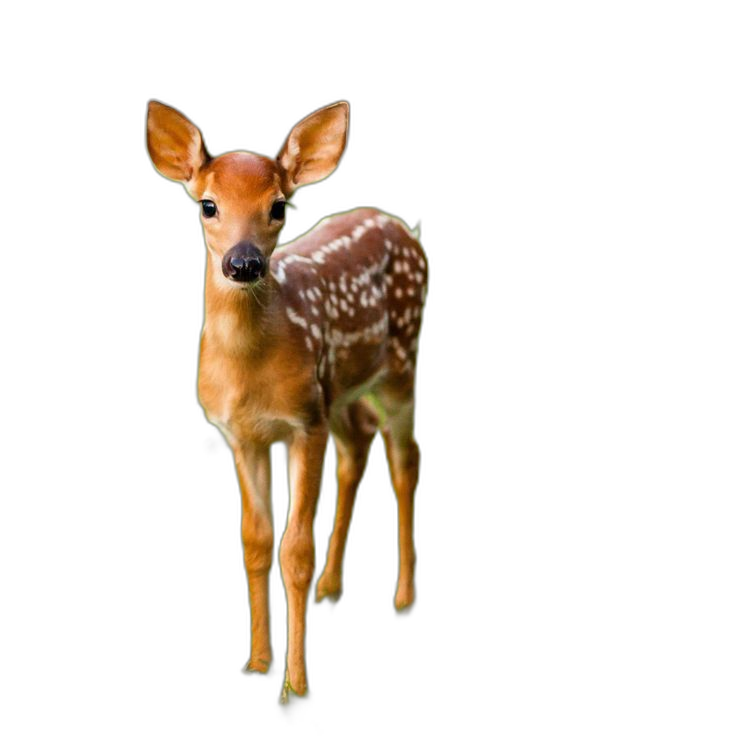
#> input picture images/delete_output.png, 736 x 736 px, found by its file name
$ python add_a_background.py
#> lines starting #> are read from the running program, lines starting #| are printed output that depends on the picture
from PIL import Image

try:
    # Пути к файлам
    transparent_image_path = "images\\delete_output.png"  # изображение с прозрачным фоном
    background_path = "images\\bb723d5d7de17a7e5952d79d57f26455.jpg"  # новый фон
    output_path = "images\\add_output.png"  # путь для сохранения результата

    # Открытие изображения с прозрачным фоном
    transparent_image = Image.open(transparent_image_path)
#> transparent_image is the input picture: PIL image 736x736 RGBA; mean R, G, B, A 22.9, 16, 8.7, 38.2

    # Открытие нового фона
    background_image = Image.open(background_path)
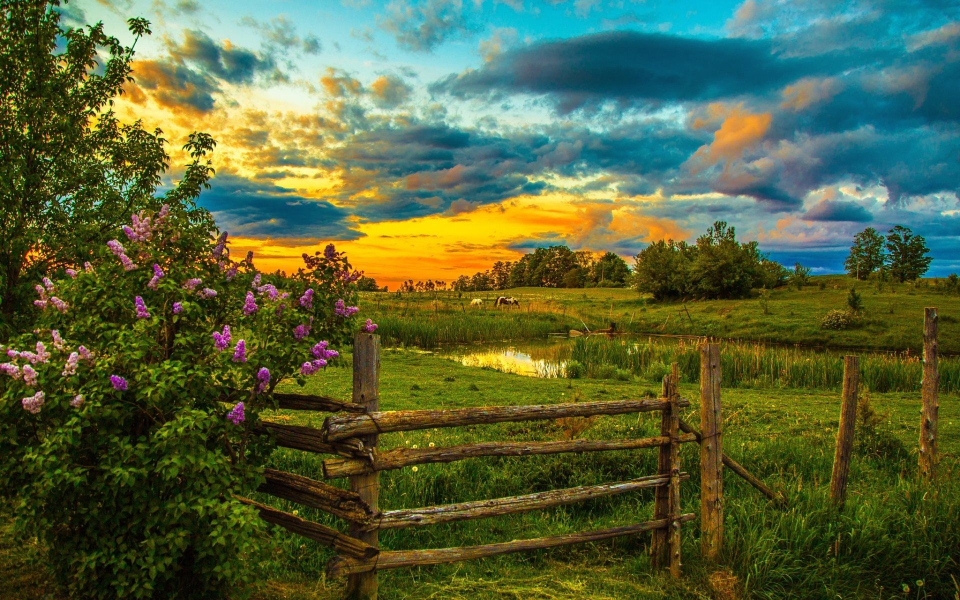
#> input picture images/bb723d5d7de17a7e5952d79d57f26455.jpg, 1920 x 1200 px, found by its file name (shown at 1/2 size)
#> background_image is the input picture: PIL image 1920x1200 RGB; mean R, G, B 85.4, 98.7, 59.4

    # Приведение фона к размеру изображения с прозрачным фоном
    background_image = background_image.resize(transparent_image.size)
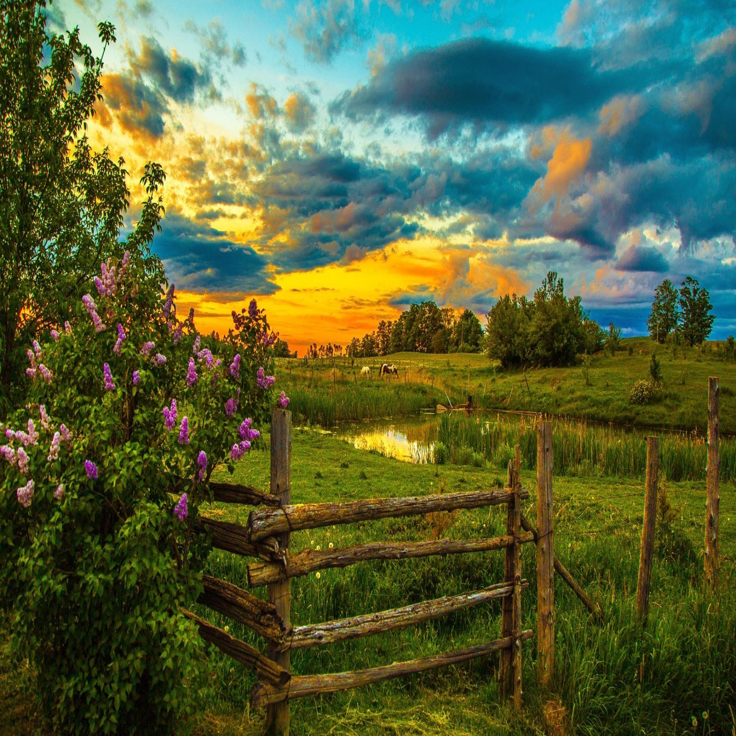
#> background_image: PIL image 736x736 RGB; mean R, G, B 85.4, 98.7, 59.4

    # Наложение изображения с прозрачным фоном на новый фон
    background_image.paste(transparent_image, (0, 0), transparent_image)
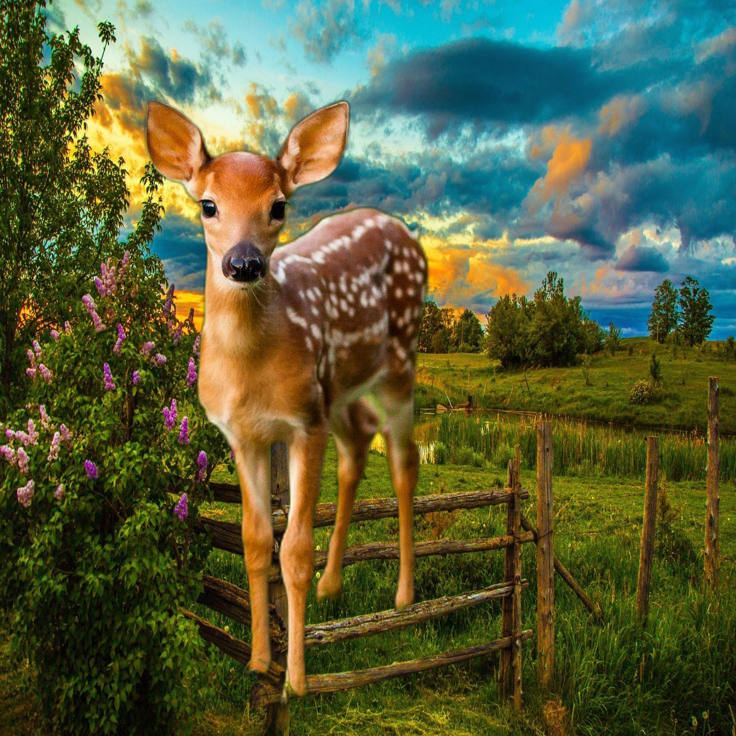
#> background_image: PIL image 736x736 RGB; mean R, G, B 87.8, 96.3, 61

    # Сохранение финального изображения
    background_image.save(output_path)

    # Успешный вывод
    print("The image with the new background is ready.")

except Exception as e:
    print(f"An error occurred: {e}")
